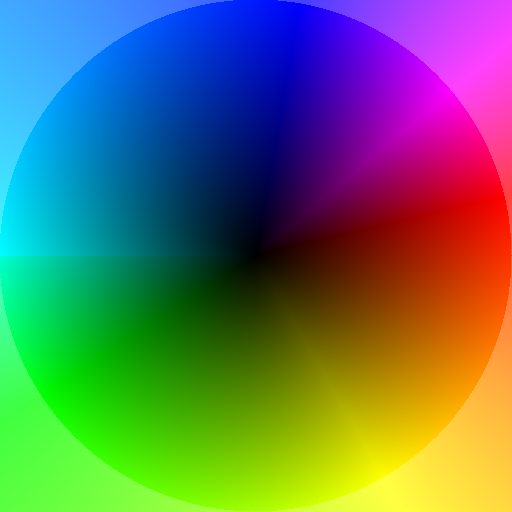
%> input picture python/flowfilter/rsc/colorwheel_old/colorWheelDark_0.png, 512 x 512 px
$ octave logtransform.m   (GNU Octave 9; MATLAB toolbox functions it lacks are replaced by stand-ins)
%> lines starting %> are read from the running program, lines starting %| are printed output that depends on the picture

img = imread('./colorwheel_old/colorWheelDark_0.png');
%> img is the input picture: size 512x512x3 uint8; mean R, G, B 94.8, 114.6, 95.4
kk
%> (this line was passed over: kk is not available in this run)
imgtemp = zeros(size(img(:,:,1)));
%> imgtemp: size 512x512 double; every value is 0
m = 255;
logimg = zeros(size(img),'double');

% [11 lines of commented-out code are left out]
    figure('units','normalized','outerposition',[0.1 0.1 0.8 0.8]);
    subplot(1,2,1)
    imagesc(img); impixelinfo
    das
%> (this line was passed over: das is not available in this run)
% for j = 2:8

    b = 1e-2;
    a = m/log(b*m+1);

    c = 1;


    for i = 1:3
    %     figure
        imgtemp = double(img(:,:,i));
    %     imgtemp = imgtemp./2;
    %     imagesc(imgtemp)

        imgtemp = a*log(b*imgtemp+c);
        logimg(:,:,i) = imgtemp;
    end
%> this loop made 3 passes
%> pass 1, `imgtemp = double(img(:,:,i));`:
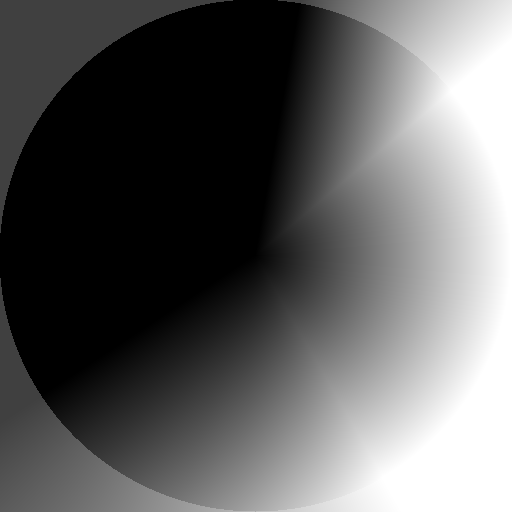
%> imgtemp: size 512x512 double; min 0, max 255, mean 94.8
%> pass 1, `imgtemp = a*log(b*imgtemp+c);`:
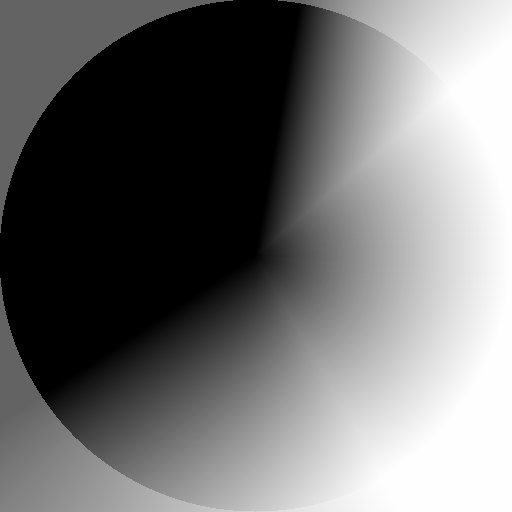
%> imgtemp: size 512x512 double; min 0, max 255, mean 112.5
%> pass 2, `imgtemp = double(img(:,:,i));`:
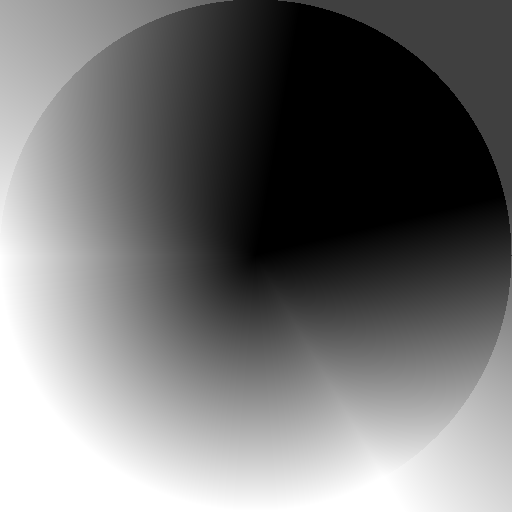
%> imgtemp: size 512x512 double; min 0, max 255, mean 114.6
%> pass 2, `imgtemp = a*log(b*imgtemp+c);`:
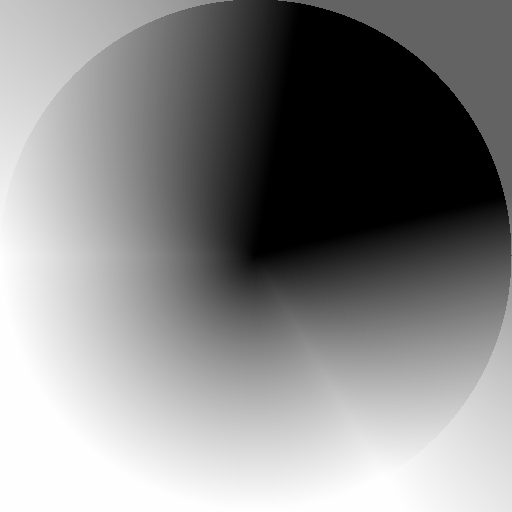
%> imgtemp: size 512x512 double; min 0, max 255, mean 136
%> after the loop:
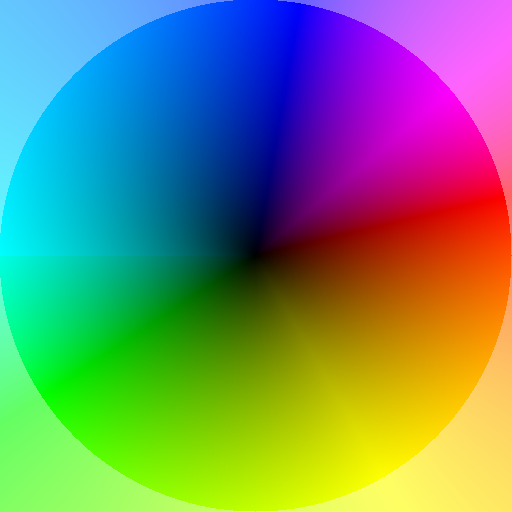
%> logimg: size 512x512x3 double; mean R, G, B 112.5, 136, 110.7

        subplot(1,2,2)

%     subplot(2,4,j)
    imagesc(uint8(logimg))
    das
%> (this line was passed over: das is not available in this run)
    impixelinfo

    imwrite(uint8(logimg),'log_colour2e-2.png')
%     title(sprintf('%d',((j*0.5))))
%
%
%
% end
%
%     figure('units','normalized','outerposition',[0.1 0.1 0.8 0.8]);
%     subplot(1,2,1)
%     imagesc(img); impixelinfo
%     das
%     subplot(1,2,2)
%     imagesc(uint8(logimg))
%     das
%     impixelinfo
